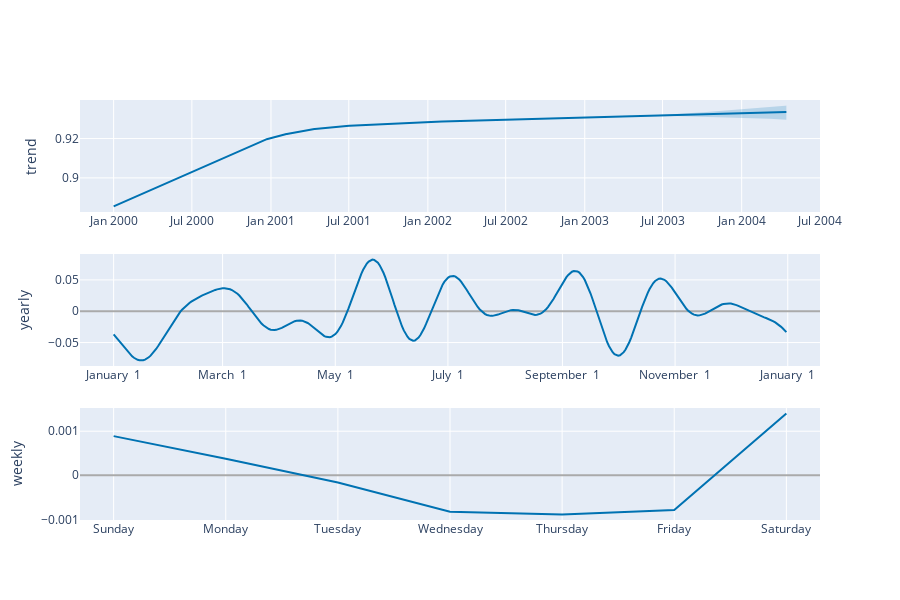

The notebook cell saved with this chart:
### Code cell
plot_components_plotly(m, forecast)

### Figure 1 — Plotly figure (JSON) as saved in the notebook; plotly's stock layout.template omitted (floating-point values rounded to 4 significant figures; data arrays with more than 128 entries replaced by an {"elided": "..."} marker saying what was removed)
{"data": [{"line": {"color": "#0072B2", "width": 2}, "mode": "lines", "name": "trend", "type": "scatter", "x": {"elided": "1566 str values"}, "xaxis": "x", "y": {"elided": "1566 float values"}, "yaxis": "y"}, {"line": {"color": "rgba(0, 114, 178, 0.2)", "width": 0}, "mode": "lines", "name": "trend_upper", "type": "scatter", "x": {"elided": "1566 str values"}, "xaxis": "x", "y": {"elided": "1566 float values"}, "yaxis": "y"}, {"fill": "tonexty", "fillcolor": "rgba(0, 114, 178, 0.2)", "line": {"color": "rgba(0, 114, 178, 0.2)", "width": 0}, "mode": "lines", "name": "trend_lower", "type": "scatter", "x": {"elided": "1566 str values"}, "xaxis": "x", "y": {"elided": "1566 float values"}, "yaxis": "y"}, {"line": {"color": "#0072B2", "width": 2}, "mode": "lines", "name": "yearly", "type": "scatter", "x": {"elided": "365 str values"}, "xaxis": "x2", "y": {"elided": "365 float values"}, "yaxis": "y2"}, {"line": {"color": "#0072B2", "width": 2}, "mode": "lines", "name": "weekly", "type": "scatter", "x": ["2017-01-01T00:00:00", "2017-01-02T00:00:00", "2017-01-03T00:00:00", "2017-01-04T00:00:00", "2017-01-05T00:00:00", "2017-01-06T00:00:00", "2017-01-07T00:00:00"], "xaxis": "x3", "y": [0.0008883, 0.0003756, -0.0001647, -0.000826, -0.0008875, -0.0007854, 0.0014], "yaxis": "y3"}], "layout": {"height": 600, "showlegend": false, "width": 900, "xaxis": {"anchor": "y", "domain": [0, 1], "range": ["1999-10-14T18:00:00", "2004-07-01T06:00:00"], "type": "date"}, "xaxis2": {"anchor": "y2", "domain": [0, 1], "range": ["2016-12-13T18:54:02.958904115", "2018-01-18T11:04:57.863013581"], "tickformat": "%B %e", "type": "date"}, "xaxis3": {"anchor": "y3", "domain": [0, 1], "range": ["2016-12-31T16:48:00", "2017-01-07T07:12:00"], "tickformat": "%A", "type": "date"}, "yaxis": {"anchor": "x", "domain": [0.7333, 1], "rangemode": "normal", "title": {"text": "trend"}, "zerolinecolor": "#AAA"}, "yaxis2": {"anchor": "x2", "domain": [0.3667, 0.6333], "title": {"text": "yearly"}, "zerolinecolor": "#AAA"}, "yaxis3": {"anchor": "x3", "domain": [0, 0.2667], "title": {"text": "weekly"}, "zerolinecolor": "#AAA"}}}
